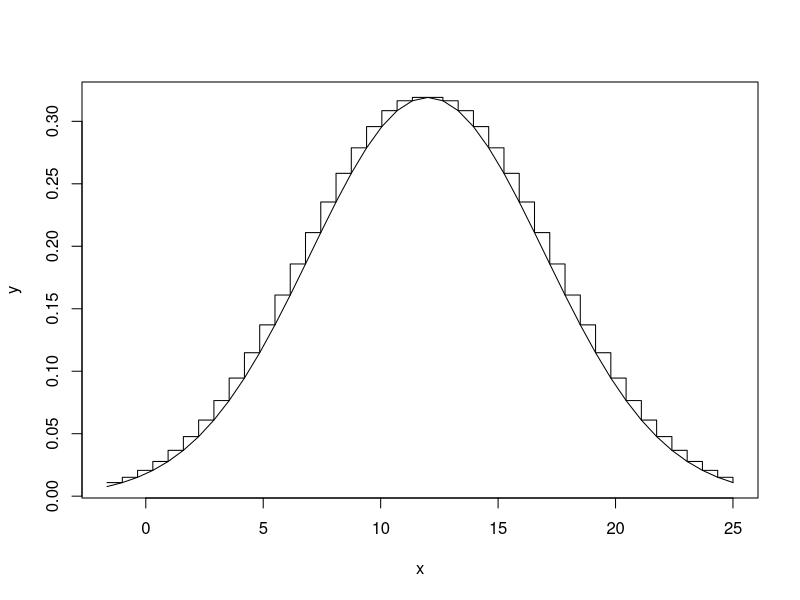

Here is the R script that generated this plot:
rm(list=ls())
#We begin by creating the first function we need to generate our boxes that will be called boxes.
#This function we'll take the bounds we need as an input, the number of boxes, the mean and the
#standard deviation of our normal law and the type of boxes we need (over or under the curve)
#And will generate two times the number of boxes to approximate the curve with

boxes=function(left_bound=-1,right_bound=1,number_of_boxes=1,mean=0,sd=1,coefficient=1){
  const=sd*sqrt(2*pi)
  density=function(x){
    return ((1/const)*exp((-(x-mean)^2)/(2*sd^2)))
  }
  bound = ifelse(abs(mean-left_bound)>abs(mean-right_bound),mean+abs(mean-left_bound),right_bound)
  #print(bound)
  #We're just getting sure that the right bound is the more distant to the mean of our normal law between the left and the right bound
  step=(bound-mean)/number_of_boxes
  if(coefficient>0){
    #If the type is "over" we generate one step further to go one step further on the other side by symmetry
    #We define the intervals accordingly and generate the heights on the giver intervals
    right_interval=seq(mean,bound+step,step)
    left_interval=sort(-right_interval)+2*mean
    length_right = length(right_interval)-1
    left_interval=left_interval[1:length_right]
    right_interval=right_interval[1:length_right]
    right_heights=density(right_interval)
    left_heights=sort(right_heights)[1:length_right]
  }else if(coefficient<0){
    #If the type is "under" we also generate one step further in order to translate it of one step
    #we generate and cut our intervals at the end of the generation
    right_interval=seq(mean,bound+step,step)
    right_heights=density(right_interval)[1:length(right_interval)]
    left_heights=sort(right_heights)[1:length(right_heights)-1]
    right_heights=right_heights[2:length(right_heights)]
    right_interval=right_interval[1:length(right_interval)-1]
    left_interval=sort(-right_interval)+2*mean-step
  }
  intervals=c(left_interval,right_interval)
  heights=c(left_heights,right_heights)
  return(list(intervals,coefficient*heights))
}

generate_boxes = function(weights,means,standard_deviations,numberofboxes=5){
  lb = qnorm(0.001,min(means),max(standard_deviations))
  rb = qnorm(0.999,max(means),max(standard_deviations))
  size = length(weights)
  list_of_normal_boxes = lapply(1:size, function(i){
    boxes(left_bound = lb, right_bound = rb, number_of_boxes = numberofboxes, mean=means[i], sd=standard_deviations[i],coefficient = weights[i])
  })
  list_of_dots = lapply(1:size, function(i) list_of_normal_boxes[[i]][[1]])
  list_of_heights = lapply(1:size, function(i) list_of_normal_boxes[[i]][[2]])
  #In these first lines, we generate the boxes for all the normal laws of the mixture and extract the corresponding heights and dots
  size_list = length(list_of_dots[[1]])
  indexed_dots = lapply(1:size, function(i){
    list_of_dots[[i]] = lapply(1:size_list, function(j){
      c(list_of_dots[[i]][[j]],round(i,0),round(j,0))
    })
  })
  indexed_heights = lapply(1:size, function(i){
    list_of_heights[[i]] = lapply(1:size_list, function(j){
      c(list_of_heights[[i]][[j]],round(i,0),round(j,0))
    })
  })
  #In these two variables we indice the values with two number. The first one represents the position of the normal law in the mixture
  #and the second one represents the position of the value in the list
  dots = Reduce(c,indexed_dots)
  dots = dots[order(sapply(dots,function(x) x[1],simplify = TRUE))]
  #We now put all the indexed dots in a unique list and are going to put all the summed heights in another one
  count = rep(1,size_list)
  heights = lapply(1:length(dots),function(i){
    if(i==1){
      summ=sapply(1:size,function(j) indexed_heights[[i]][[1]],simplify = TRUE)
      sum(summ)
    }else{
      summ=sapply(1:size, function(j){
        if(dots[[i]][[2]]==j) c=1 #empty line just to not forget to continue there
      })
    }
  })
  indexed_heights
}

moyenne=12
std=5
weights=c(2,-1)
means=c(2,3)
standard_deviations=c(2,5)
coef=4
a=boxes(mean=moyenne,number_of_boxes = 20,sd=std,coefficient=coef)
x=a[[1]]
y=a[[2]]
plot(x,y,type='s')
lines(x,coef*dnorm(x,mean=moyenne,sd=std))
b=generate_boxes(weights,means,standard_deviations)
